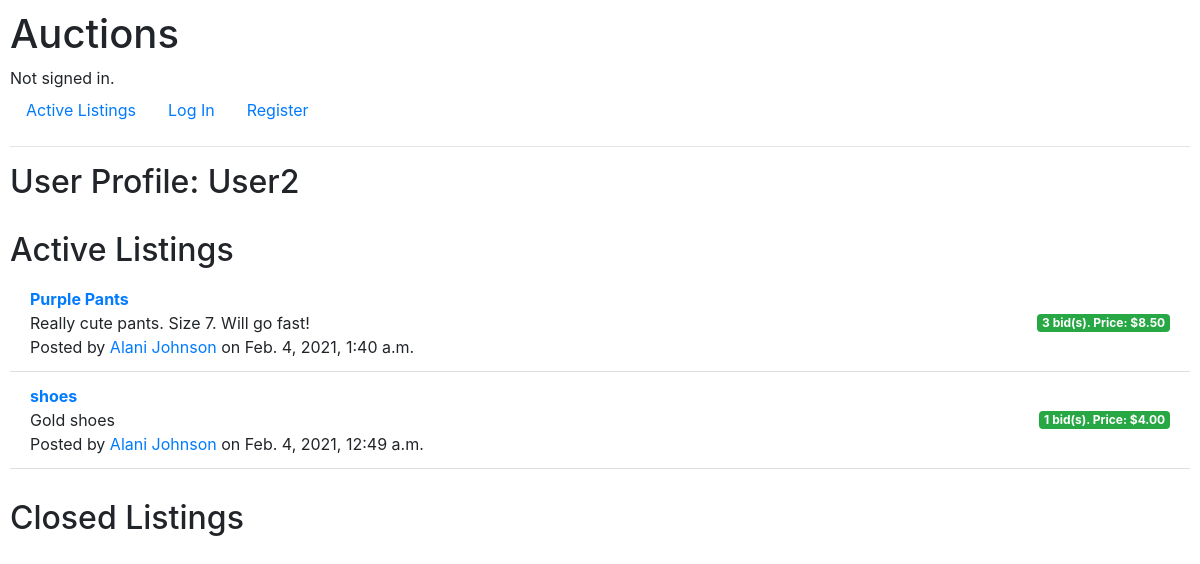
Page /profile/User2 on the committed database.
### auctions/models.py (models this page shows, shortened)
class User(AbstractUser):
    email = models.EmailField('email address', null=True, unique=True)
    date_joined = models.DateTimeField('date joined', default=timezone.now())
    is_admin = models.BooleanField(default=False)
    REQUIRED_FIELDS = ['email']
    objects = UserManager()

class Listing(models.Model):
    author = models.ForeignKey(User, on_delete=models.CASCADE)
    title = models.CharField('Listing Title', max_length=64, null=False, default="")
    description = models.TextField('Listing Description', null=False, default="")
    date_posted = models.DateTimeField('Date Posted', default=timezone.now(), null=False)
    is_open = models.BooleanField('Open',default=True, null=False)
    min_bid = models.DecimalField('Minimum Bid', default=0.00, max_digits=9, decimal_places=2,validators=[MinValueValidator(Decimal('0.00'))])
    category = models.ForeignKey('Category', null=False, default=1, on_delete=models.PROTECT)
    def highest_bid(self):
        bids = self.bids.all()
        if len(bids) != 0:
            return bids.order_by('-amount')[0]
        else:
            return None

class UserProfile(models.Model):
    user = models.OneToOneField(User, on_delete=models.CASCADE, null=False, primary_key=True, related_name='profile')
    first_name = models.CharField('first name', unique=False, max_length = 64, null=False)
    last_name = models.CharField('last name', unique=False, max_length=64, null=False)
    watchlist = models.ManyToManyField(Listing)

class Bid(models.Model):
    listing = models.ManyToManyField(Listing, related_name='bids')
    bidder = models.ForeignKey(User, on_delete=models.CASCADE,related_name='bids')
    amount = models.DecimalField('Bid Amount', max_digits=9, decimal_places=2,validators=[MinValueValidator(Decimal('0.00'))])
    date_bid = models.DateTimeField('Date Bid', default=timezone.now(), null=False)

### auctions/views.py (the view)
# urls.py: path("profile/<str:username>", views.profile, name="profile")
def profile(request, username):
    try:
        user = User.objects.get(username=username)
    except:
        return redirect('index')
    watchlist = user.profile.watchlist.all()
    watchlist_dict = {listing: (len(listing.bids.all()), listing.highest_bid()) for listing in watchlist}
    active_listings = Listing.objects.filter(author=user.id, is_open=True).order_by('-date_posted')
    active_listings_dict = {listing: (len(listing.bids.all()),listing.highest_bid) for listing in active_listings}
    closed_listings = Listing.objects.filter(author=user.id, is_open=False).order_by('-date_posted')
    closed_listings_dict = {listing: listing.highest_bid() for listing in closed_listings}
    return render(request, "auctions/profile.html",{
        "current_user": request.user,
        "profile_user": user,
        "active_listings": active_listings_dict,
        "closed_listings": closed_listings_dict,
        "watchlist": watchlist_dict
    })

### auctions/templates/auctions/profile.html (shortened to what this page needs)
{% extends "auctions/layout.html" %}
{% block body %}
    <h2 style="margin-bottom:30px">User Profile: {{profile_user.username}}</h2>
    {% include "./listings.html" %}
    <h2 style="margin-bottom:5px; margin-top:30px">Closed Listings</h2>
{% endblock %}

### auctions/templates/auctions/listings.html
    <h2 style="margin-top:30px; margin-bottom:5px;">Active Listings</h2>
    <ul class="list-group list-group-flush">
        {% for listing, data in active_listings.items %}
            <li class="list-group-item d-flex justify-content-between align-items-center">
                <span> <div> <a href={% url 'listing' id=listing.id %} ><strong>{{listing.title}}</strong></a></div>
                    <div>{{listing.description}}</div>
                    Posted by <a href={% url 'profile' username=listing.author.username %} >{{listing.author.profile.first_name}} {{listing.author.profile.last_name}}</a> on {{listing.date_posted}}</span>
                <span class="badge {% if data.0 != 0 %}badge-success{% else %}badge-secondary{% endif %}">{{data.0}} bid(s). Price:
                    {% if data.0 != 0 %}
                        ${{data.1.amount}}
                    {% else %}
                        ${{listing.min_bid}}
                    {% endif %}
                </span>
              </li>
        {% endfor %}
    </ul>

### auctions/static/auctions/styles.css (style rules this page uses)
body { padding: 10px; }

### rows in the picture
User: username "User2"
Listing: title "Purple Pants", description "Really cute pants. Size 7. Will go fast!", author.profile.first_name "Alani", author.profile.last_name "Johnson", date_posted "Feb. 4, 2021, 1:40 a.m.", data "3", id.amount "8.50"
Listing: title "shoes", description "Gold shoes", author.profile.first_name "Alani", author.profile.last_name "Johnson", date_posted "Feb. 4, 2021, 12:49 a.m.", data "1", id.amount "4.00"
